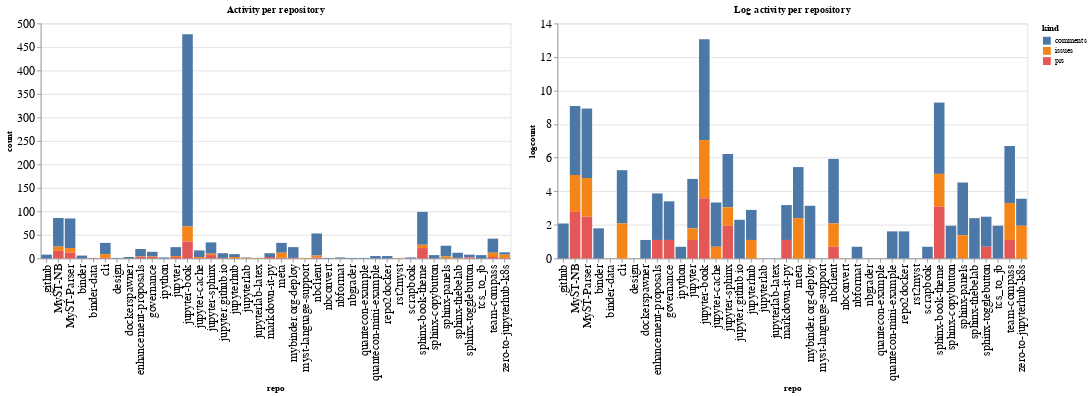

Notebook code for this chart:
### Code cell
ch1 = alt.Chart(repo_summaries, width=600, title="Activity per repository").mark_bar().encode(
    x='repo',
    y='count',
    color='kind',
    tooltip="kind"
)

ch2 = alt.Chart(repo_summaries, width=600, title="Log activity per repository").mark_bar().encode(
    x='repo',
    y='logcount',
    color='kind',
    tooltip="kind"
)

ch1 | ch2

### Figure 1 — Vega-Lite specification as saved in the notebook (floating-point values rounded to 4 significant figures)
{"config": {"axisLeft": {"labelFontSize": 15}, "axisBottom": {"labelFontSize": 15}}, "hconcat": [{"mark": "bar", "encoding": {"color": {"type": "nominal", "field": "kind"}, "tooltip": {"type": "nominal", "field": "kind"}, "x": {"type": "nominal", "field": "repo"}, "y": {"type": "quantitative", "field": "count"}}, "title": "Activity per repository", "width": 600}, {"mark": "bar", "encoding": {"color": {"type": "nominal", "field": "kind"}, "tooltip": {"type": "nominal", "field": "kind"}, "x": {"type": "nominal", "field": "repo"}, "y": {"type": "quantitative", "field": "logcount"}}, "title": "Log activity per repository", "width": 600}], "data": {"name": "data-158f301930379079927f86eea2b32962"}, "$schema": "https://vega.github.io/schema/vega-lite/v4.8.1.json", "datasets": {"data-158f301930379079927f86eea2b32962": [{"repo": ".github", "kind": "comments", "count": 8, "logcount": 2.079}, {"repo": "MyST-NB", "kind": "comments", "count": 61, "logcount": 4.111}, {"repo": "MyST-NB", "kind": "issues", "count": 9, "logcount": 2.197}, {"repo": "MyST-NB", "kind": "prs", "count": 16, "logcount": 2.773}, {"repo": "MyST-Parser", "kind": "comments", "count": 63, "logcount": 4.143}, {"repo": "MyST-Parser", "kind": "issues", "count": 10, "logcount": 2.303}, {"repo": "MyST-Parser", "kind": "prs", "count": 12, "logcount": 2.485}, {"repo": "binder", "kind": "comments", "count": 6, "logcount": 1.792}, {"repo": "binder-data", "kind": "prs", "count": 1, "logcount": 0.0}, {"repo": "cli", "kind": "comments", "count": 24, "logcount": 3.178}, {"repo": "cli", "kind": "issues", "count": 8, "logcount": 2.079}, {"repo": "cli", "kind": "prs", "count": 1, "logcount": 0.0}, {"repo": "design", "kind": "comments", "count": 1, "logcount": 0.0}, {"repo": "dockerspawner", "kind": "comments", "count": 3, "logcount": 1.099}, {"repo": "enhancement-proposals", "kind": "comments", "count": 16, "logcount": 2.773}, {"repo": "enhancement-proposals", "kind": "issues", "count": 1, "logcount": 0.0}, {"repo": "enhancement-proposals", "kind": "prs", "count": 3, "logcount": 1.099}, {"repo": "governance", "kind": "comments", "count": 10, "logcount": 2.303}, {"repo": "governance", "kind": "issues", "count": 1, "logcount": 0.0}, {"repo": "governance", "kind": "prs", "count": 3, "logcount": 1.099}, {"repo": "ipython", "kind": "comments", "count": 2, "logcount": 0.6931}, {"repo": "jupyter", "kind": "comments", "count": 19, "logcount": 2.944}, {"repo": "jupyter", "kind": "issues", "count": 2, "logcount": 0.6931}, {"repo": "jupyter", "kind": "prs", "count": 3, "logcount": 1.099}, {"repo": "jupyter-book", "kind": "comments", "count": 409, "logcount": 6.014}, {"repo": "jupyter-book", "kind": "issues", "count": 32, "logcount": 3.466}, {"repo": "jupyter-book", "kind": "prs", "count": 36, "logcount": 3.584}, {"repo": "jupyter-cache", "kind": "comments", "count": 14, "logcount": 2.639}, {"repo": "jupyter-cache", "kind": "issues", "count": 2, "logcount": 0.6931}, {"repo": "jupyter-cache", "kind": "prs", "count": 1, "logcount": 0.0}, {"repo": "jupyter-sphinx", "kind": "comments", "count": 24, "logcount": 3.178}, {"repo": "jupyter-sphinx", "kind": "issues", "count": 3, "logcount": 1.099}, {"repo": "jupyter-sphinx", "kind": "prs", "count": 7, "logcount": 1.946}, {"repo": "jupyter.github.io", "kind": "comments", "count": 10, "logcount": 2.303}, {"repo": "jupyter.github.io", "kind": "prs", "count": 1, "logcount": 0.0}, {"repo": "jupyterhub", "kind": "comments", "count": 6, "logcount": 1.792}, {"repo": "jupyterhub", "kind": "issues", "count": 3, "logcount": 1.099}, {"repo": "jupyterlab", "kind": "comments", "count": 1, "logcount": 0.0}, {"repo": "jupyterlab", "kind": "issues", "count": 1, "logcount": 0.0}, {"repo": "jupyterlab-latex", "kind": "issues", "count": 1, "logcount": 0.0}, {"repo": "markdown-it-py", "kind": "comments", "count": 8, "logcount": 2.079}, {"repo": "markdown-it-py", "kind": "prs", "count": 3, "logcount": 1.099}, {"repo": "meta", "kind": "comments", "count": 21, "logcount": 3.045}, {"repo": "meta", "kind": "issues", "count": 11, "logcount": 2.398}, {"repo": "meta", "kind": "prs", "count": 1, "logcount": 0.0}, {"repo": "mybinder.org-deploy", "kind": "comments", "count": 23, "logcount": 3.135}, {"repo": "mybinder.org-deploy", "kind": "prs", "count": 1, "logcount": 0.0}, {"repo": "myst-language-support", "kind": "issues", "count": 1, "logcount": 0.0}, {"repo": "nbclient", "kind": "comments", "count": 47, "logcount": 3.85}, {"repo": "nbclient", "kind": "issues", "count": 4, "logcount": 1.386}, {"repo": "nbclient", "kind": "prs", "count": 2, "logcount": 0.6931}, {"repo": "nbconvert", "kind": "comments", "count": 1, "logcount": 0.0}, {"repo": "nbformat", "kind": "comments", "count": 2, "logcount": 0.6931}, {"repo": "nbgrader", "kind": "comments", "count": 1, "logcount": 0.0}, {"repo": "quantecon-example", "kind": "comments", "count": 1, "logcount": 0.0}, {"repo": "quantecon-mini-example", "kind": "comments", "count": 5, "logcount": 1.609}, {"repo": "repo2docker", "kind": "comments", "count": 5, "logcount": 1.609}, {"repo": "rst2myst", "kind": "issues", "count": 1, "logcount": 0.0}, {"repo": "scrapbook", "kind": "comments", "count": 2, "logcount": 0.6931}, {"repo": "sphinx-book-theme", "kind": "comments", "count": 70, "logcount": 4.248}, {"repo": "sphinx-book-theme", "kind": "issues", "count": 7, "logcount": 1.946}, {"repo": "sphinx-book-theme", "kind": "prs", "count": 22, "logcount": 3.091}, {"repo": "sphinx-copybutton", "kind": "comments", "count": 7, "logcount": 1.946}, {"repo": "sphinx-panels", "kind": "comments", "count": 23, "logcount": 3.135}, {"repo": "sphinx-panels", "kind": "issues", "count": 4, "logcount": 1.386}, {"repo": "sphinx-thebelab", "kind": "comments", "count": 11, "logcount": 2.398}, {"repo": "sphinx-thebelab", "kind": "issues", "count": 1, "logcount": 0.0}, {"repo": "sphinx-togglebutton", "kind": "comments", "count": 6, "logcount": 1.792}, {"repo": "sphinx-togglebutton", "kind": "prs", "count": 2, "logcount": 0.6931}, {"repo": "tcs_to_jb", "kind": "comments", "count": 7, "logcount": 1.946}, {"repo": "team-compass", "kind": "comments", "count": 30, "logcount": 3.401}, {"repo": "team-compass", "kind": "issues", "count": 9, "logcount": 2.197}, {"repo": "team-compass", "kind": "prs", "count": 3, "logcount": 1.099}, {"repo": "zero-to-jupyterhub-k8s", "kind": "comments", "count": 5, "logcount": 1.609}, {"repo": "zero-to-jupyterhub-k8s", "kind": "issues", "count": 7, "logcount": 1.946}, {"repo": "zero-to-jupyterhub-k8s", "kind": "prs", "count": 1, "logcount": 0.0}]}}
